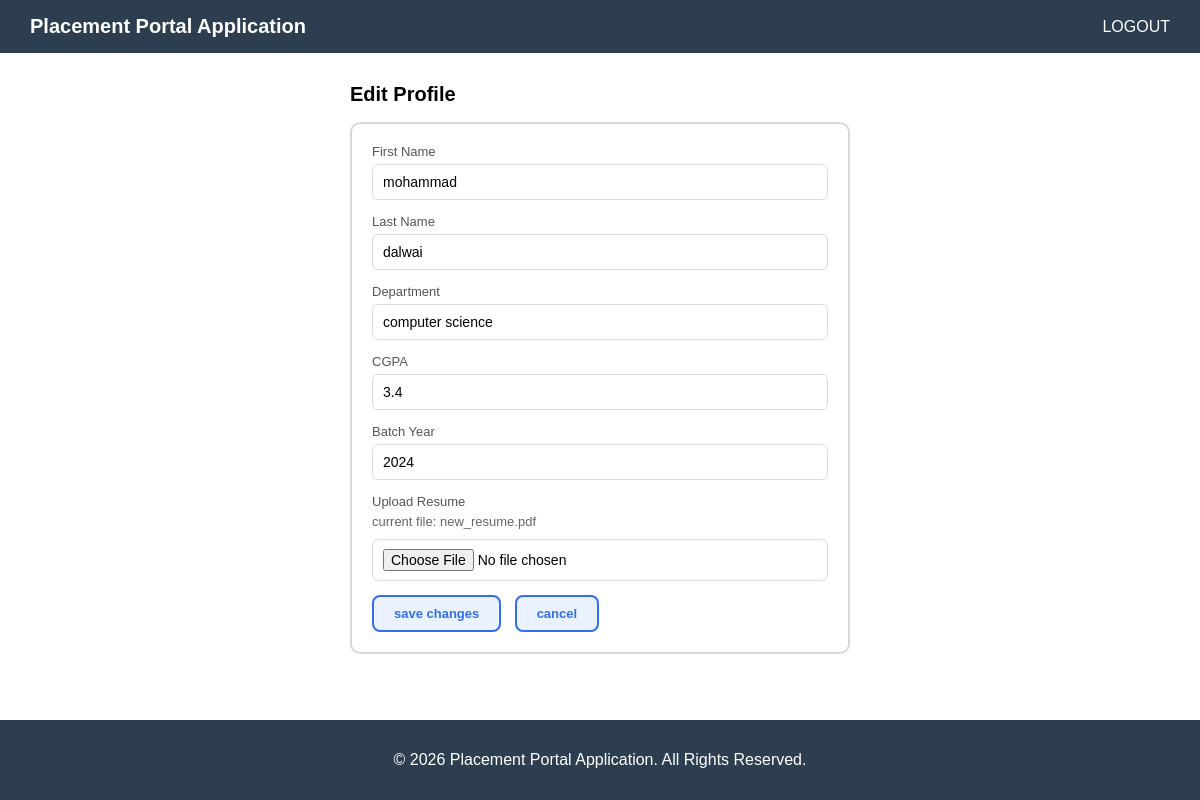
/student_dashboard/edit_profile (signed in), run on the app's committed database.
### app.py (models this page shows)
class Student(db.Model):
    __tablename__ = "student"
    id = db.Column(db.Integer, primary_key=True)
    student_iid = db.Column(db.String(30), unique=True, nullable=False)
    f_name = db.Column(db.String(50), nullable=False)
    l_name = db.Column(db.String(50), nullable=False)
    department = db.Column(db.String(150), nullable=False)
    cgpa = db.Column(db.Float, nullable=False)
    batch_year = db.Column(db.Integer, nullable=False)
    placed = db.Column(db.Boolean, default=False, nullable=False)
    resume = db.Column(db.String(200), nullable=True)
    user_id = db.Column(
        db.Integer, db.ForeignKey("users.id", ondelete="CASCADE"),
        nullable=False, unique=True
    )
    user = db.relationship("User", back_populates="student_profile")
    applications = db.relationship(
        "Application",
        back_populates="student",
        cascade="all, delete-orphan"
    )

### app.py (the view, shortened to what this page needs)
@app.route('/student_dashboard/edit_profile', methods=["GET", "POST"])
def stud_edit_profile():
    user_id = session.get('id')
    if not user_id:
        return redirect(url_for('login'))
    student = Student.query.filter_by(user_id = user_id).first()
    return render_template("stud_edit_profile.html", student=student)

### templates/stud_edit_profile.html (shortened to what this page needs)
{% extends "base.html" %}
{% block content %}
<div class="page">
  <h2>Edit Profile</h2>
  <div class="form-box">
    <form method="POST" enctype="multipart/form-data">
      <label>First Name</label>
      <input type="text" name="f_name" value="{{ student.f_name }}" required>
      <label>Last Name</label>
      <input type="text" name="l_name" value="{{ student.l_name }}" required>
      <label>Department</label>
      <input type="text" name="department" value="{{ student.department }}" required>
      <label>CGPA</label>
      <input type="text" name="cgpa" value="{{ student.cgpa }}" required>
      <label>Batch Year</label>
      <input type="text" name="batch_year" value="{{ student.batch_year }}" required>
      <label>Upload Resume</label>
      {% if student.resume %}
        <div class="resume-info">current file: {{ student.resume }}</div>
      {% endif %}
      <input type="file" name="resume" accept=".pdf,.doc,.docx">
      <br>
      <button type="submit" class="btn">save changes</button>
      <a href="{{ url_for('student_dashboard') }}" class="btn">cancel</a>
    </form>
  </div>
</div>
{% endblock %}

### templates/base.html (style rules this page uses)
body { margin: 0; font-family: Arial, sans-serif; }

### templates/stud_edit_profile.html (style rules this page uses)
.page { max-width: 500px; margin: 30px auto; padding: 0 16px 60px; }
h2 { font-size: 20px; margin: 0 0 16px; }
.form-box { border: 2px solid #d6d6d6; border-radius: 10px; padding: 20px; background: #fff; }
label { display: block; font-size: 13px; margin-bottom: 5px; color: #555; }
input { width: 100%; padding: 9px 10px; margin-bottom: 14px; border: 1px solid #ddd; border-radius: 6px; font-size: 14px; box-sizing: border-box; }
.resume-info { font-size: 13px; color: #666; margin-bottom: 10px; }
.btn { padding: 9px 20px; border-radius: 8px; border: 2px solid #2f6fed; background: #eaf2ff; color: #2f6fed; font-size: 13px; font-weight: 600; text-decoration: none; cursor: pointer; }

### data on the page
Student: f_name "mohammad", l_name "dalwai", department "computer science", cgpa "3.4", batch_year "2024", resume "new_resume.pdf"
